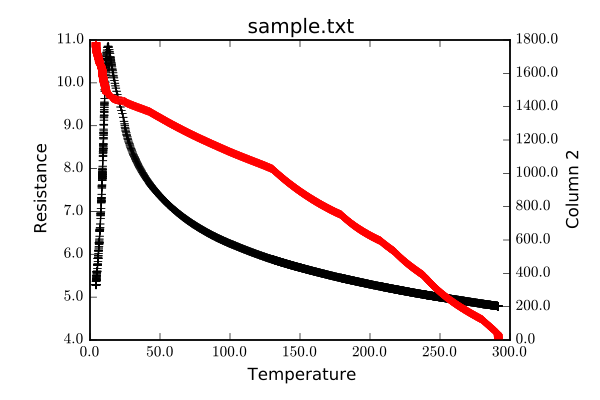

The Python source for this figure:
from Stoner import Data
p=Data("sample.txt",setas="xyy")
# Quick plot
p.plot(multiple="y2")
